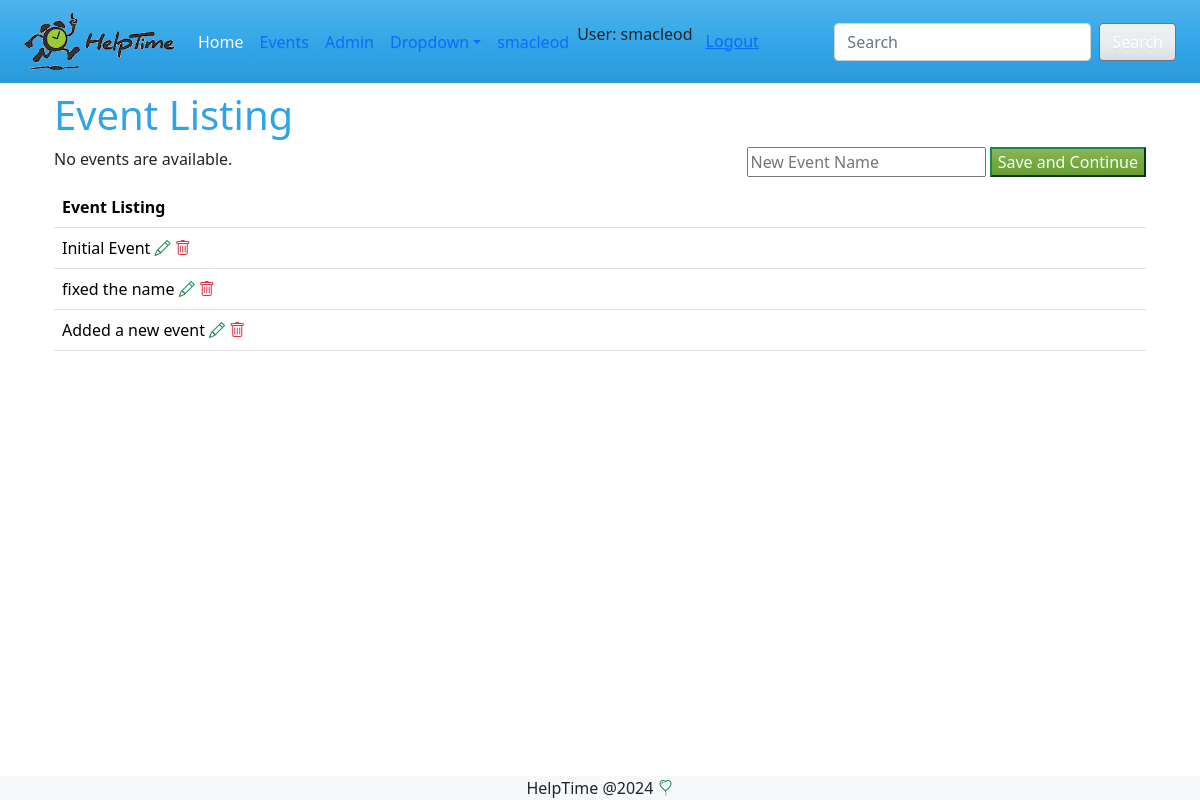
Page /events/ (signed in) on the earlier database version.
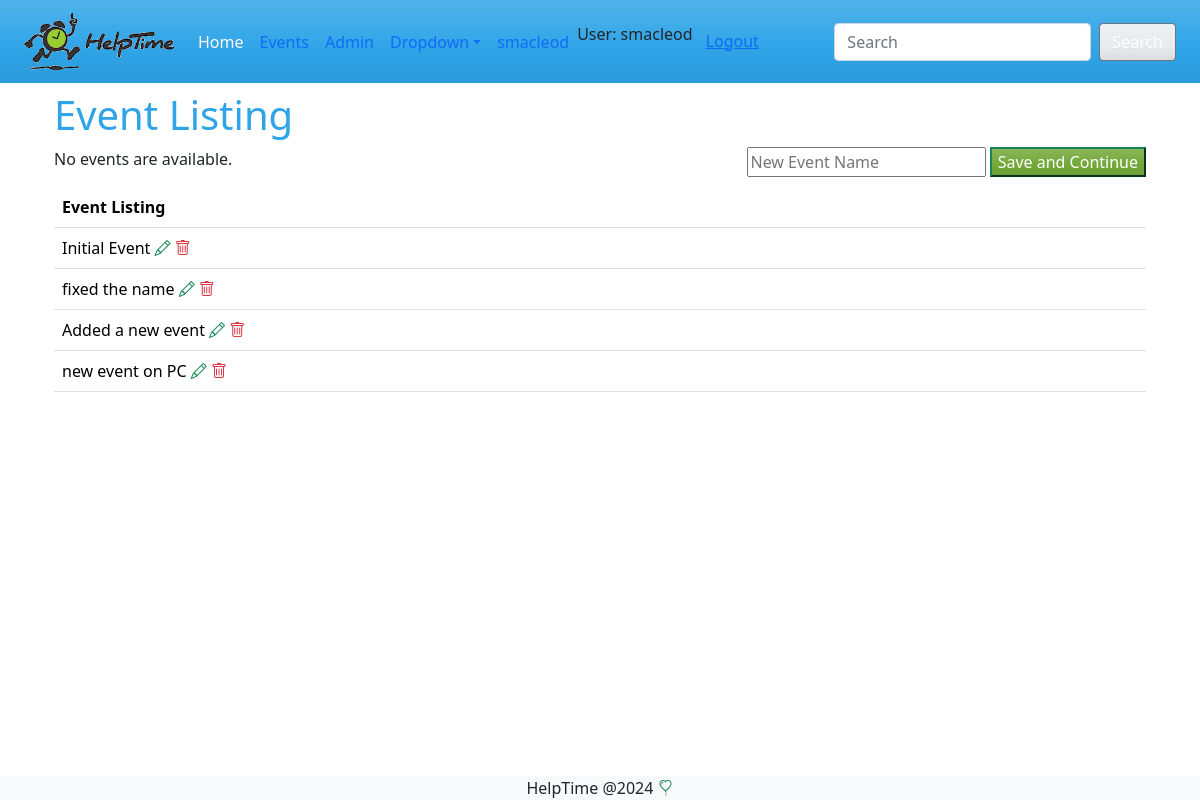
Same page on the later database version.
### events/models.py (models this page shows, shortened)
class Event(models.Model):
    reminder_days_choice = models.TextChoices('days', '1 2 3 4 5 6 7')
    name = models.CharField(max_length=200, verbose_name='Event Name' )
    description = models.TextField(max_length=200, verbose_name='Event Description', blank=True)
    organization = models.CharField(max_length=100, verbose_name='Organization Name', blank=True )
    primery_contact = models.CharField(max_length=100, verbose_name='Primary Contact', blank=True)
    alternate_contact = models.CharField(max_length=100, verbose_name='Alt Contact', blank=True)
    hide_names = models.BooleanField(default=False, verbose_name='Hide Volunteer Names', blank=True)
    reminder_days = models.CharField(max_length=5, choices=reminder_days_choice, verbose_name='Days to remind in advance', default=7)
    created_by = models.ForeignKey(User, on_delete=models.SET_NULL, null=True, blank=True)
    created_at = models.DateTimeField(auto_now_add=True, null=True, blank=True)
    updated_at = models.DateTimeField(auto_now=True, blank=True, null=True)

### events/views.py (the view, shortened to what this page needs)
# urls.py: path("", views.index, name="index"),
def index(request):
    events = Event.objects.filter(Q(created_by=request.user) | Q(created_by__isnull=True))
    form = EventCreateForm()
    return render(request, 'events/index.html', {'events' : events, 'form':form}) #to a template empty {} if no context

### events/forms.py
class EventCreateForm(forms.ModelForm):
    class Meta:
        model = Event
        fields= ['name']
        widgets = {
            'name' :  forms.TextInput(
                attrs={'placeholder': 'New Event Name'}),
        }

### events/templates/events/index.html (shortened to what this page needs)
{% extends 'master.html' %}
{% block content %}
<h1> Event Listing</h1>
<div class="float-end">
    <form action="" method="post">
        {{form.name}}
        <input type="submit" value="Save and Continue" class="btn-success" />
    </form>
</div>
{% if latest_event_list %}
    <ul>
        {% for event in latest_event_list %}
        <li><a href="{% url 'events:detail' event.id %}">{{ event.name }}</a></li>
        {% endfor %}
    </ul>
{% else %}
    <p>No events are available.</p>
{% endif %}
<table class="table">
    <tr>
        <th>Event Listing</th>
    </tr>
    {% for event in events %}
    <tr>
        <td>{{ event.name }}
            <a href="{% url 'events:update' event.id %}" class="text-success"><i class="bi bi-pencil"></i></a>
            <a href="{% url 'events:delete' event.id %}" class="text-danger"><i class="bi bi-trash "></i></a>
        </td>
    </tr>
    {% endfor %}
</table>
{% endblock %}

Differences in the rows shown:
added Event: name "new event on PC"
